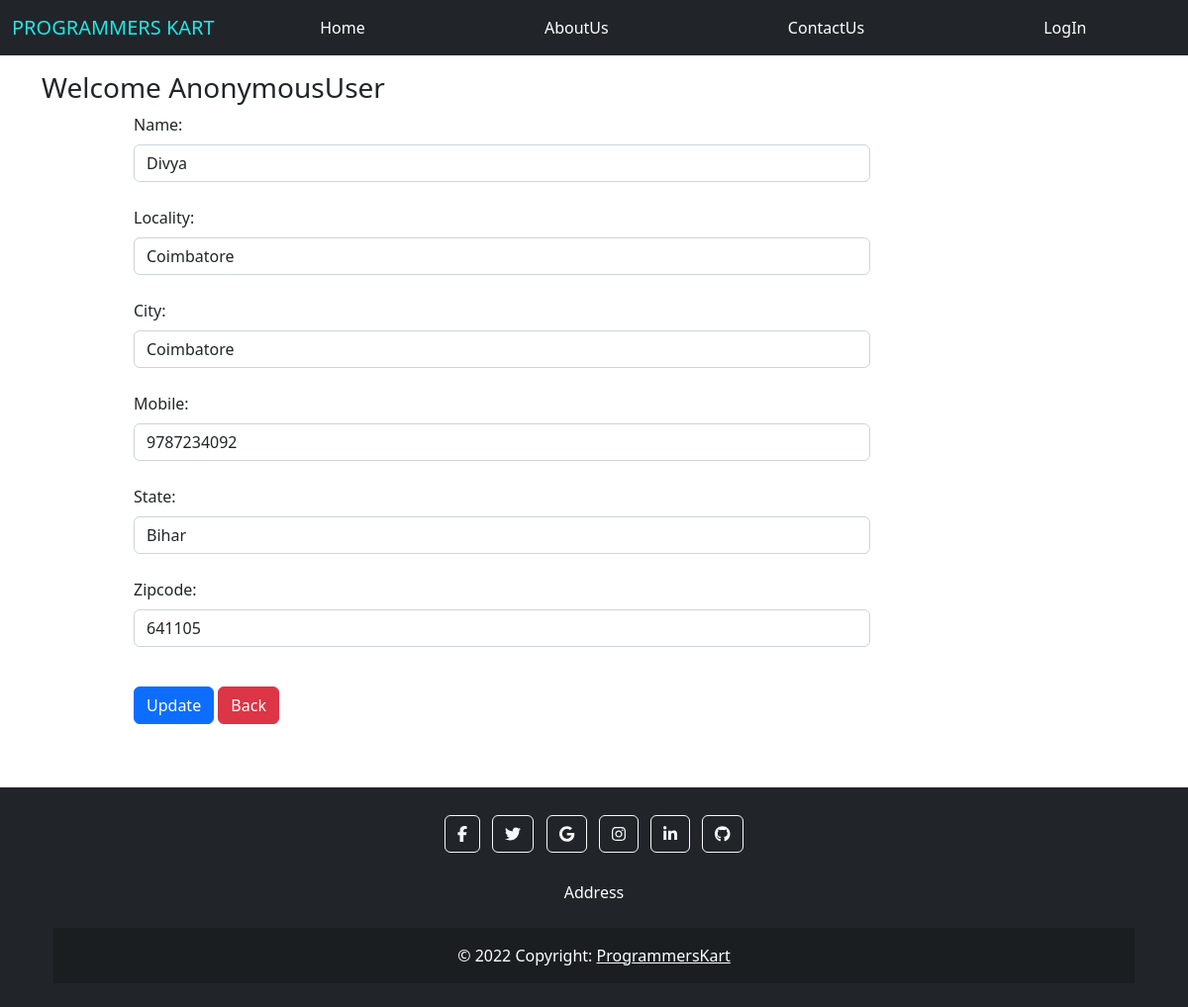
Screenshot of /updateAddress/1 with the database file from the repository.
### proKApp/models.py (models this page shows, shortened)
class Customer(models.Model):
    user = models.ForeignKey(User,on_delete=models.CASCADE)
    name = models.CharField(max_length=200)
    locality = models.CharField(max_length=200)
    city = models.CharField(max_length=50)
    mobile = models.IntegerField(default=0)
    zipcode = models.IntegerField()
    state = models.CharField(choices=STATE_CHOCIES,max_length=100)

### proKApp/views.py (the view, shortened to what this page needs)
# urls.py: path('updateAddress/<int:pk>',views.updateAddress.as_view(),name='updateAddress'),
class updateAddress(View):
    def get(self,request,pk):
        add = Customer.objects.get(pk=pk)
        form = CustomerProfileForm(instance=add)       # instance=add -> it will automatically fill the data in the updateform
        return render(request,'apps/updateAddress.html',locals())

### proKApp/forms.py
class CustomerProfileForm(forms.ModelForm):
    class Meta:
        model = Customer
        fields = ['name','locality','city','mobile','state','zipcode']
        widgets = {
            'name':forms.TextInput(attrs={'class':'form-control'}),
            'locality':forms.TextInput(attrs={'class':'form-control'}),
            'city':forms.TextInput(attrs={'class':'form-control'}),
            'mobile':forms.NumberInput(attrs={'class':'form-control'}),
            'state':forms.Select(attrs={'class':'form-control'}),
            'zipcode':forms.NumberInput(attrs={'class':'form-control'}),
        }

### proKApp/templates/apps/updateAddress.html (shortened to what this page needs)
{%extends 'apps/base.html' %}
{% load static %}
{%block content%}
<div class="container my-3">
    <div class="row">
        <h3>Welcome <span class="text-capitalize">{{request.user}}</span></h3>
    </div>
    <div class="col-sm-8 offset-sm-1">
        <form action="" method="post">
            {% for fm in form %}
                {{fm.label_tag}} {{fm}} <small class="text-danger">{{fm.errors|striptags}}</small><br>
            {% endfor %}
            <div class="col-12 mt-3">
                <button type="submit" class="btn btn-primary">Update</button>
                <a href="{% url 'address' %}" type="button" class="btn btn-danger">Back</a>
            </div>
        </form>
    </div>
</div>
<br><br>
{% endblock content %}

### proKApp/static/apps/css/signUp.css (style rules this page uses)
label { margin-bottom: 8px; }

### proKApp/static/apps/css/signIn.css (style rules this page uses)
body { margin:0; border:0; }

### rows the page displays
Customer: form "Divya" "Coimbatore" "Coimbatore" "9787234092" "Bihar" "641105"

### other values shown
{{ request.user }} "AnonymousUser"
{{ fm.label_tag }} "Name:" "Locality:" "City:" "Mobile:" "State:" "Zipcode:"
